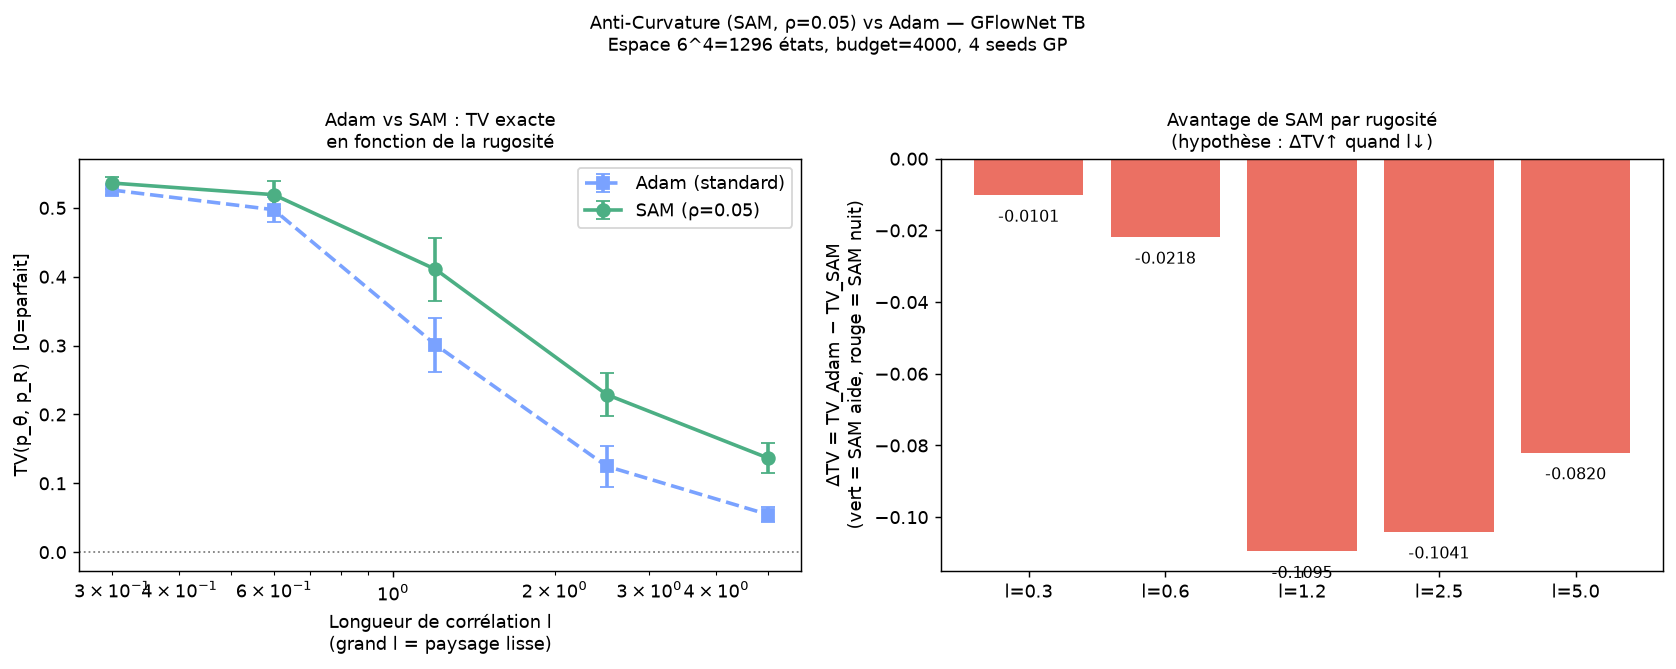

This chart was generated by the following Python code:
"""
anti_curvature.py — Niveau 2 : SAM vs Adam sur paysages GP-RBF.

HYPOTHÈSE (Anti-Curvature) :
  Les paysages de récompense rugueux (l petit) induisent un paysage de loss
  TB avec de nombreuses vallées étroites et des points selle. Un optimiseur
  "conscient de la courbure" (SAM) devrait mieux s'en sortir que Adam seul.

  ΔTV(l) = TV_Adam(l) − TV_SAM(l)

  Prédiction :
    l faible (rugueux) → ΔTV > 0  (SAM aide)
    l grand  (lisse)   → ΔTV ≈ 0  (SAM n'apporte rien)

SAM (Sharpness-Aware Minimization, Foret et al. 2021) :
  1. Trouver la perturbation adverse : ε* = ρ · ∇L / ‖∇L‖
  2. Monter vers le pire voisin : θ' = θ + ε*
  3. Calculer ∇L(θ') et mettre à jour θ avec Adam

Espace : {0..5}^4 = 1296 états (énumérable → TV exacte)
Budget  : 4000 échantillons ≈ 3.1×N
"""
import numpy as np, torch, torch.nn as nn, itertools, math
import matplotlib
matplotlib.use("Agg")
import matplotlib.pyplot as plt

D, K = 4, 6
STATES = list(itertools.product(range(K), repeat=D))
COORDS = np.array(STATES, dtype=float)
N      = len(STATES)
BUDGET = 4000; BATCH = 50

L_SCALES    = [0.3, 0.6, 1.2, 2.5, 5.0]
LAND_SEEDS  = [0, 1, 2, 3]
SAM_RHO     = 0.05   # rayon de perturbation SAM

print(f"Espace : {N} états  |  budget = {BUDGET}  |  SAM ρ = {SAM_RHO}")

# ── GP-RBF ────────────────────────────────────────────────────────────────────
def gp_reward(l, seed):
    rng = np.random.default_rng(seed)
    sq  = ((COORDS[:, None, :] - COORDS[None, :, :]) ** 2).sum(-1)
    Cov = np.exp(-sq / (2 * l**2)) + 1e-4 * np.eye(N)
    g   = np.linalg.cholesky(Cov) @ rng.standard_normal(N)
    R   = np.exp(1.5 * (g - g.mean()) / (g.std() + 1e-9))
    return R / R.sum()

# ── Architecture ──────────────────────────────────────────────────────────────
def enc(partial):
    v = np.zeros(D + D * K, dtype=np.float32)
    v[len(partial)] = 1.0
    for i, c in enumerate(partial):
        v[D + i * K + c] = 1.0
    return v

class Net(nn.Module):
    def __init__(self, h=128):
        super().__init__()
        self.body = nn.Sequential(nn.Linear(D + D * K, h), nn.ReLU(),
                                  nn.Linear(h, h), nn.ReLU(), nn.Linear(h, K))
        self.log_Z = nn.Parameter(torch.zeros(()))
    def forward(self, x): return self.body(x)

def logprobs(net, partials):
    return torch.log_softmax(
        net(torch.tensor(np.stack([enc(p) for p in partials]))), -1)

def exact_dist(net):
    logp = torch.zeros(N)
    with torch.no_grad():
        for t in range(D):
            prefixes = [list(s[:t]) for s in STATES]
            lp  = logprobs(net, prefixes)
            nxt = torch.tensor([s[t] for s in STATES])
            logp += lp.gather(1, nxt[:, None]).squeeze(1)
    p = logp.exp().numpy(); return p / p.sum()

# ── Rollout ───────────────────────────────────────────────────────────────────
def sample_batch(net, B, eps, pR_lu):
    partials = [[] for _ in range(B)]; lpf = torch.zeros(B)
    for t in range(D):
        lp = logprobs(net, partials)
        a  = (torch.randint(0, K, (B,)) if np.random.rand() < eps
              else torch.multinomial(lp.exp(), 1).squeeze(1))
        lpf = lpf + lp.gather(1, a[:, None]).squeeze(1)
        for b in range(B): partials[b].append(int(a[b]))
    R = torch.tensor([pR_lu[tuple(s)] for s in partials], dtype=torch.float32)
    return partials, lpf, R

# ── SAM optimizer (wraps Adam) ────────────────────────────────────────────────
class SAMOptimizer:
    """
    SAM avec base optimizer = Adam.
    Usage :
      loss = compute_loss(); loss.backward()
      sam.first_step()                  # perturbe θ → θ+ε*
      loss2 = compute_loss(); loss2.backward()
      sam.second_step()                 # revient à θ, applique Adam(∇L(θ+ε*))
    """
    def __init__(self, params, lr=5e-3, rho=0.05):
        self.rho    = rho
        self.base   = torch.optim.Adam(params, lr=lr)
        self.params = list(self.base.param_groups[0]["params"])

    def _grad_norm(self):
        norms = [p.grad.norm() for p in self.params if p.grad is not None]
        return torch.stack(norms).norm()

    def first_step(self):
        """Applique la perturbation ε* = ρ · g / ‖g‖ (en mémoire)."""
        scale = self.rho / (self._grad_norm() + 1e-12)
        for p in self.params:
            if p.grad is not None:
                p._e_w = p.grad.detach() * scale
                p.data.add_(p._e_w)
        self.base.zero_grad()

    def second_step(self):
        """Retire la perturbation, puis fait un pas Adam sur ∇L(θ+ε*)."""
        for p in self.params:
            if hasattr(p, "_e_w"):
                p.data.sub_(p._e_w)
        self.base.step(); self.base.zero_grad()

    def zero_grad(self): self.base.zero_grad()

# ── Entraînement ──────────────────────────────────────────────────────────────
def train_eval(pR, train_seed, use_sam):
    torch.manual_seed(train_seed); np.random.seed(train_seed)
    net    = Net()
    pR_lu  = {s: float(pR[i]) for i, s in enumerate(STATES)}

    if use_sam:
        opt = SAMOptimizer(list(net.parameters()), lr=5e-3, rho=SAM_RHO)
    else:
        opt = torch.optim.Adam(net.parameters(), lr=5e-3)

    used = 0
    while used < BUDGET:
        eps = max(0.05, 0.4 * (1 - used / (BUDGET * 0.6)))

        if use_sam:
            # SAM : deux passes de forward/backward
            _, lpf, R = sample_batch(net, BATCH, eps, pR_lu)
            loss = ((net.log_Z + lpf - torch.log(R + 1e-12)) ** 2).mean()
            opt.zero_grad(); loss.backward()
            opt.first_step()                             # perturbe θ → θ+ε*

            _, lpf2, R2 = sample_batch(net, BATCH, eps, pR_lu)
            loss2 = ((net.log_Z + lpf2 - torch.log(R2 + 1e-12)) ** 2).mean()
            loss2.backward()
            opt.second_step()                            # Adam sur ∇L(θ+ε*)
            used += 2 * BATCH                            # deux batches consommés
        else:
            _, lpf, R = sample_batch(net, BATCH, eps, pR_lu)
            loss = ((net.log_Z + lpf - torch.log(R + 1e-12)) ** 2).mean()
            opt.zero_grad(); loss.backward(); opt.step()
            used += BATCH

    pth = exact_dist(net)
    return 0.5 * np.abs(pth - pR).sum()

# ── Campagne ──────────────────────────────────────────────────────────────────
print(f"\n{'l':>5} | {'TV Adam':>15} | {'TV SAM':>15} | {'ΔTV':>9}")
print("-" * 52)

results = {}
for l in L_SCALES:
    tv_adam, tv_sam = [], []
    for seed in LAND_SEEDS:
        pR = gp_reward(l, seed)
        tv_adam.append(train_eval(pR, train_seed=seed, use_sam=False))
        tv_sam.append(train_eval(pR,  train_seed=seed, use_sam=True))
    ta = np.array(tv_adam); ts = np.array(tv_sam)
    delta = ta.mean() - ts.mean()
    results[l] = dict(adam=ta, sam=ts, delta=delta)
    sign = "+" if delta >= 0 else ""
    print(f"{l:5.2f} | {ta.mean():.4f}±{ta.std():.4f}  | "
          f"{ts.mean():.4f}±{ts.std():.4f}  | {sign}{delta:.4f}")

# ── Résumé ─────────────────────────────────────────────────────────────────────
print("\n=== VERDICT ANTI-CURVATURE ===")
deltas = [results[l]["delta"] for l in L_SCALES]
rough_delta  = np.mean([results[l]["delta"] for l in L_SCALES[:2]])   # l=0.3, 0.6
smooth_delta = np.mean([results[l]["delta"] for l in L_SCALES[-2:]])  # l=2.5, 5.0
print(f"  ΔTV moyen (l≤0.6, rugueux)  : {rough_delta:+.4f}")
print(f"  ΔTV moyen (l≥2.5, lisse)    : {smooth_delta:+.4f}")
if rough_delta > 0.01 and rough_delta > smooth_delta:
    print("  → Hypothèse CONFIRMÉE : SAM aide davantage sur paysages rugueux.")
elif rough_delta > 0.005:
    print("  → Signal faible : tendance dans le bon sens, mais bruit élevé.")
else:
    print("  → Hypothèse non confirmée : SAM n'apporte pas de gain différentiel.")

# ── Figure ────────────────────────────────────────────────────────────────────
ls       = np.array(L_SCALES)
tv_adam  = np.array([results[l]["adam"].mean() for l in L_SCALES])
tv_sam   = np.array([results[l]["sam"].mean()  for l in L_SCALES])
tv_adam_std = np.array([results[l]["adam"].std() for l in L_SCALES])
tv_sam_std  = np.array([results[l]["sam"].std()  for l in L_SCALES])
deltas   = tv_adam - tv_sam

fig, axes = plt.subplots(1, 2, figsize=(13, 5))

# Gauche : courbes TV
ax = axes[0]
ax.errorbar(ls, tv_adam, yerr=tv_adam_std, fmt="s--",
            color="#7aa2ff", lw=2, ms=7, capsize=4, label="Adam (standard)")
ax.errorbar(ls, tv_sam,  yerr=tv_sam_std,  fmt="o-",
            color="#4caf84", lw=2, ms=7, capsize=4, label=f"SAM (ρ={SAM_RHO})")
ax.axhline(0, c="gray", ls=":", lw=1)
ax.set_xscale("log")
ax.set_xlabel("Longueur de corrélation l\n(grand l = paysage lisse)")
ax.set_ylabel("TV(p_θ, p_R)  [0=parfait]")
ax.set_title("Adam vs SAM : TV exacte\nen fonction de la rugosité", fontsize=10)
ax.legend(fontsize=10)

# Droite : ΔTV = TV_Adam - TV_SAM
ax = axes[1]
colors_bar = ["#e74c3c" if d < 0 else "#2ecc71" for d in deltas]
bars = ax.bar(range(len(L_SCALES)), deltas, color=colors_bar, alpha=0.8)
for i, (bar, d) in enumerate(zip(bars, deltas)):
    sign = "+" if d >= 0 else ""
    ax.text(i, d + (0.002 if d >= 0 else -0.004),
            f"{sign}{d:.4f}", ha="center", va="bottom" if d >= 0 else "top",
            fontsize=9)
ax.axhline(0, c="black", lw=1)
ax.set_xticks(range(len(L_SCALES)))
ax.set_xticklabels([f"l={l}" for l in L_SCALES])
ax.set_ylabel("ΔTV = TV_Adam − TV_SAM\n(vert = SAM aide, rouge = SAM nuit)")
ax.set_title("Avantage de SAM par rugosité\n(hypothèse : ΔTV↑ quand l↓)", fontsize=10)

plt.suptitle(
    f"Anti-Curvature (SAM, ρ={SAM_RHO}) vs Adam — GFlowNet TB\n"
    f"Espace {K}^{D}={N} états, budget={BUDGET}, {len(LAND_SEEDS)} seeds GP",
    fontsize=10, y=1.02
)
plt.tight_layout()
out = "/home/user/curly-enigma/anti_curvature.png"
plt.savefig(out, dpi=130, bbox_inches="tight")
print(f"\nFigure → {out}")
